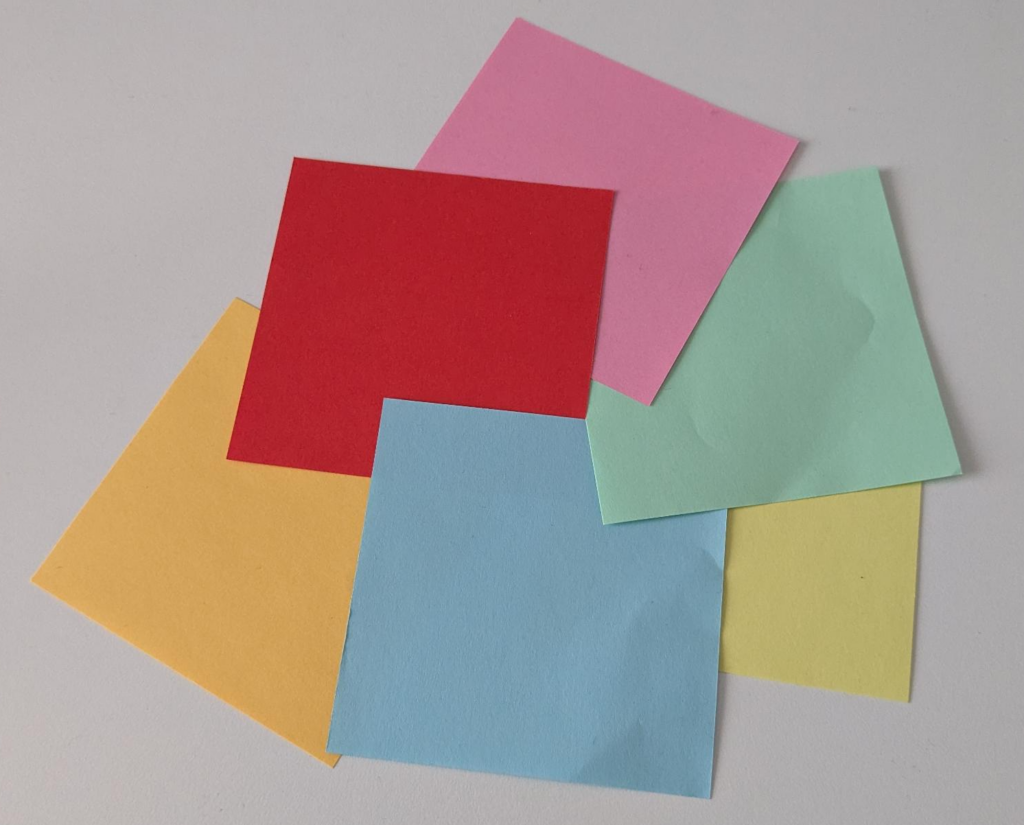
#> input picture day3/image.jpg, 1024 x 825 px
$ python color_search.py
#> lines starting #> are read from the running program, lines starting #| are printed output that depends on the picture; after the words box and inside, x2 and y2 are one past the last pixel; in counts of white or black regions, pixels touching at a corner belong together
import cv2

import numpy as np


# Read image
img = cv2.imread("image.jpg")
#> img is the input picture: shape (825, 1024, 3); mean B, G, R 146.2, 151.3, 169.2

# Convert to HSV
hsv = cv2.cvtColor(img, cv2.COLOR_BGR2HSV)
#> hsv: shape (825, 1024, 3); mean H, S, V 93.9, 66.3, 180.7

# Red has two hue ranges in HSV
lower_red1 = np.array([0, 100, 80])
upper_red1 = np.array([10, 255, 255])

lower_red2 = np.array([170, 100, 80])
upper_red2 = np.array([180, 255, 255])

# Create masks
mask1 = cv2.inRange(hsv, lower_red1, upper_red1)
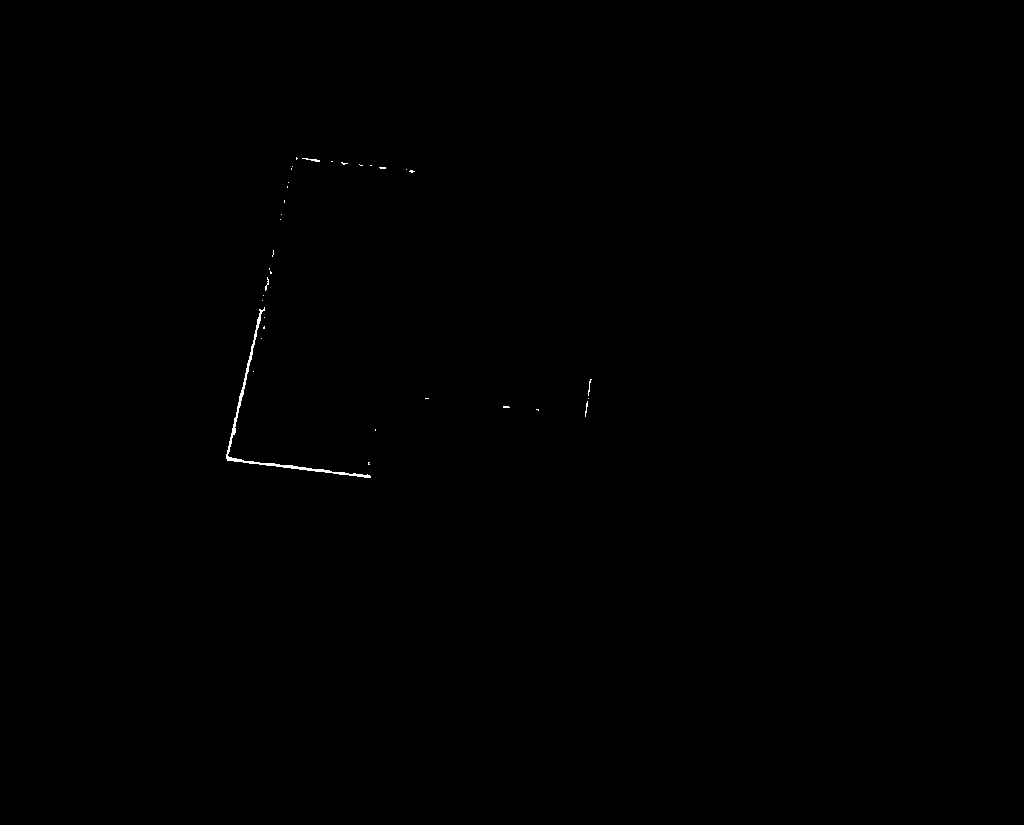
#> mask1: shape (825, 1024); 0.12% white in thin lines or dots, all inside (x1, y1, x2, y2) = (226, 157, 592, 478)
mask2 = cv2.inRange(hsv, lower_red2, upper_red2)
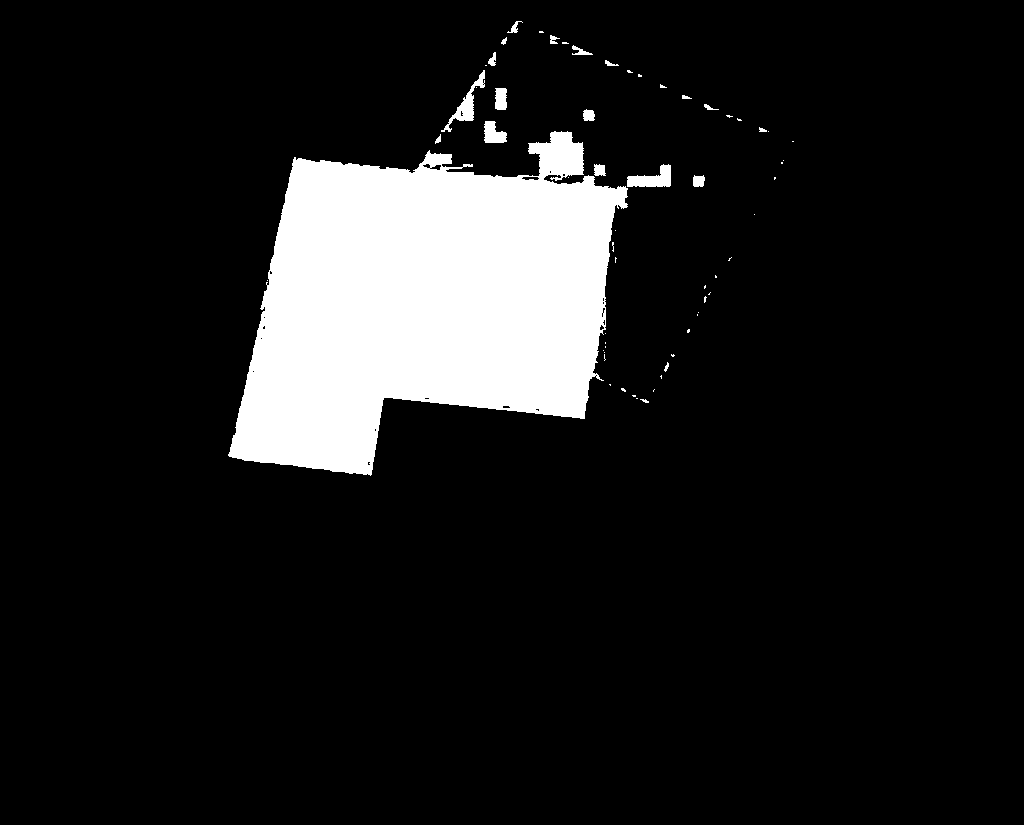
#> mask2: shape (825, 1024); 11.1% white; 61 white regions (41 under 20 px), largest, box (x1, y1, x2, y2) and area: (228, 131, 628, 476) 90943, (627, 164, 671, 187) 598, (441, 70, 485, 132) 590

# HSV range for light blue
lower_blue = np.array([90, 50, 50])
upper_blue = np.array([130, 255, 255])

# HSV range for light green (mint)
lower_green = np.array([45, 30, 80])
upper_green = np.array([90, 255, 255])

lower_yellow = np.array([20, 80, 80])
upper_yellow = np.array([35, 255, 255])

# Create mask
maskGreen = cv2.inRange(hsv, lower_green, upper_green)
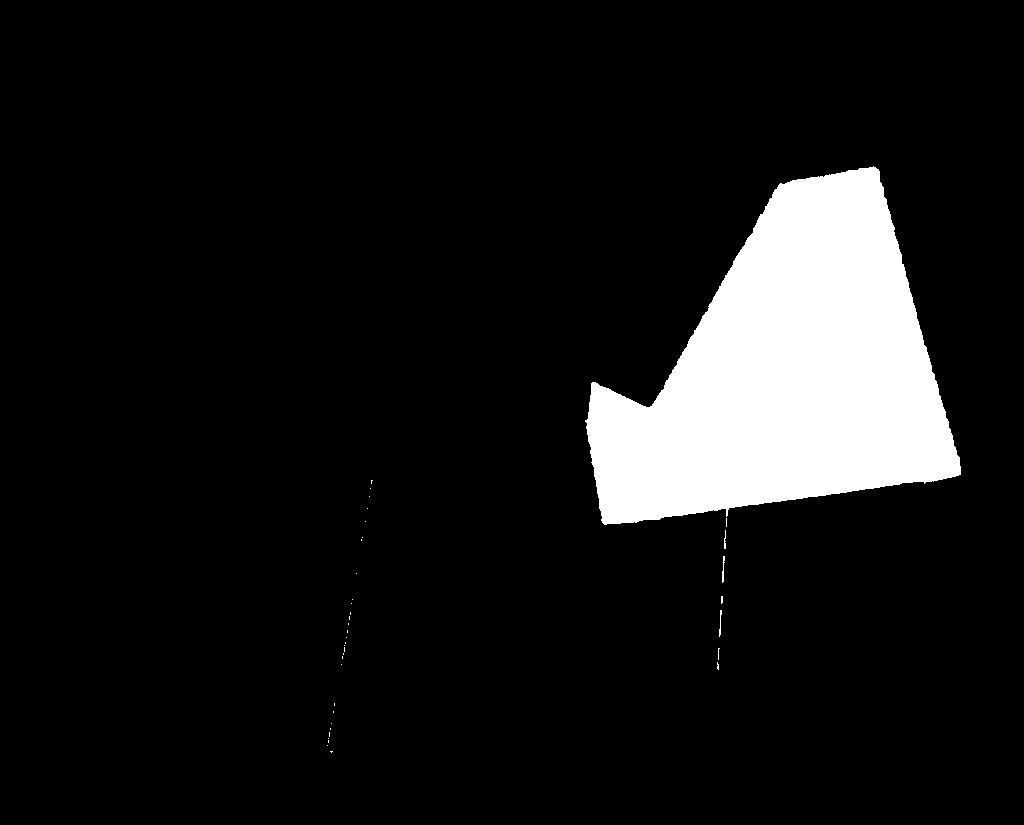
#> maskGreen: shape (825, 1024); 9.5% white; 38 white regions (34 under 20 px), largest, box (x1, y1, x2, y2) and area: (585, 166, 961, 525) 80087, (722, 556, 725, 583) 44, (719, 610, 722, 637) 38, (724, 530, 726, 549) 27

maskBlue = cv2.inRange(hsv, lower_blue, upper_blue)
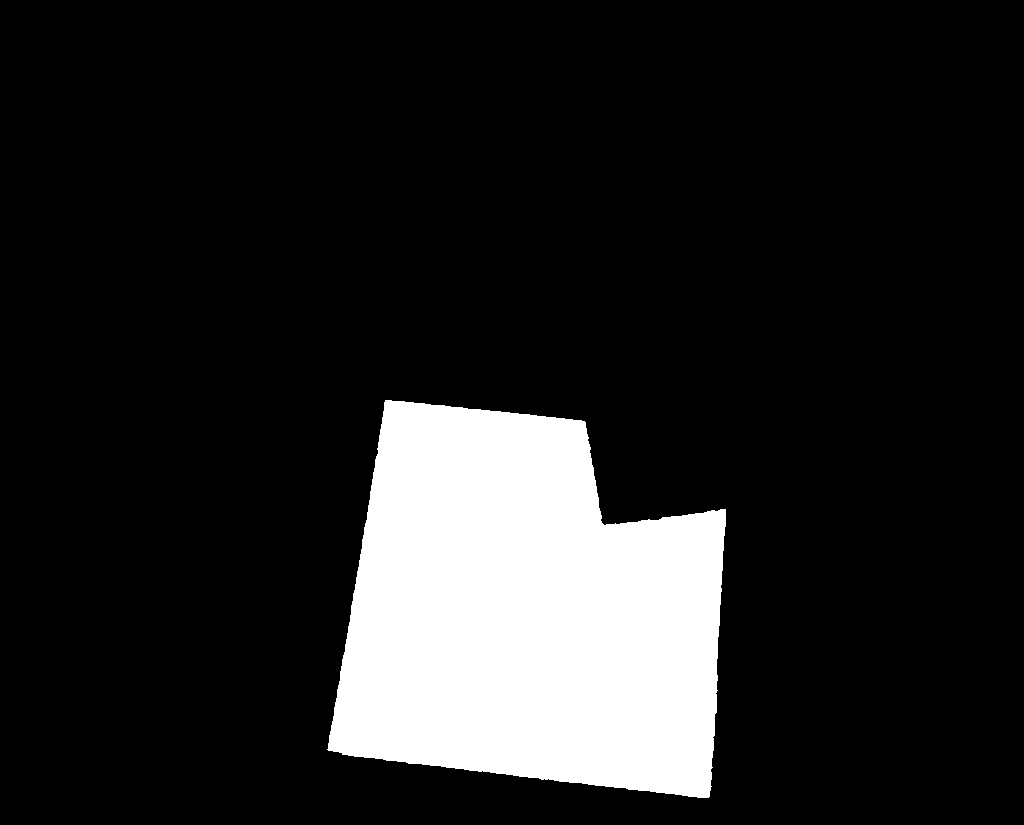
#> maskBlue: shape (825, 1024); 14.2% white; 1 white region, box (x1, y1, x2, y2) and area: (327, 400, 726, 798) 120014

maskYellow = cv2.inRange(hsv, lower_yellow, upper_yellow)
#> maskYellow: shape (825, 1024); 4.3% white; 59 white regions (55 under 20 px), largest, box (x1, y1, x2, y2) and area: (720, 483, 922, 701) 36422, (337, 654, 340, 676) 31, (333, 678, 337, 699) 31, (355, 548, 359, 564) 22

mask = maskYellow
# Apply mask
result = cv2.bitwise_and(img, img, mask=mask)
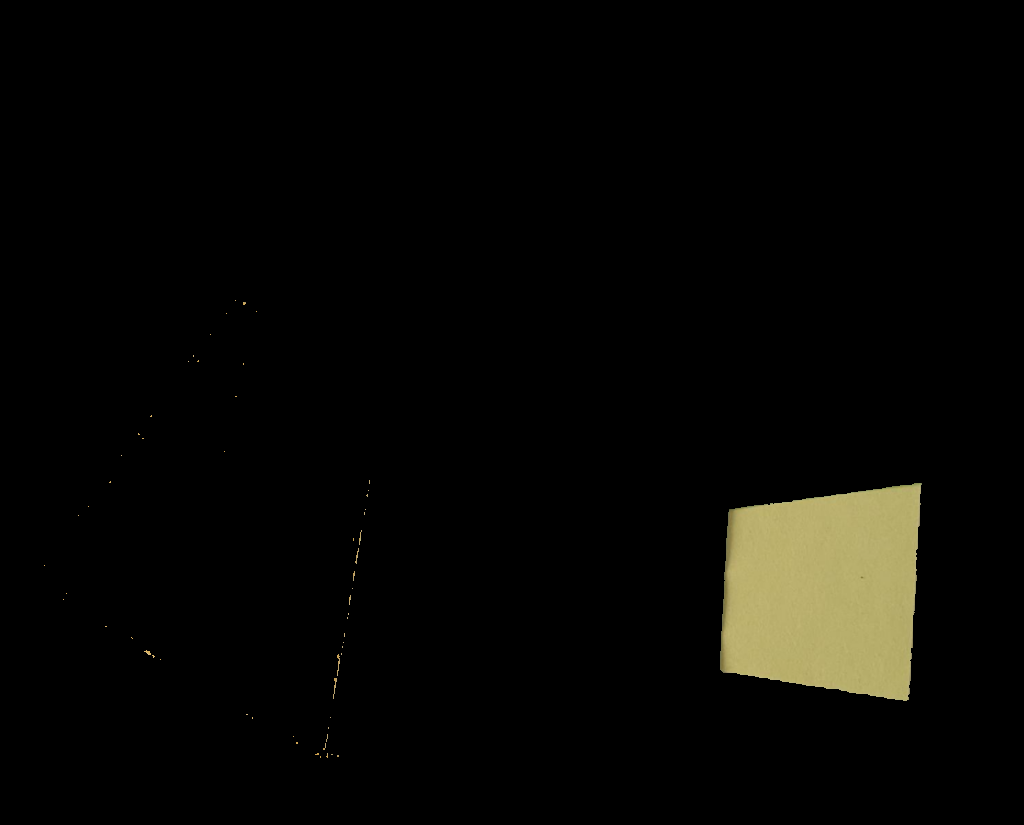
#> result: shape (825, 1024, 3); mean B, G, R 4.7, 7.5, 8

cv2.imshow("Mask", mask)
cv2.imshow("Blue Object", result)
cv2.waitKey(0)
cv2.destroyAllWindows()
